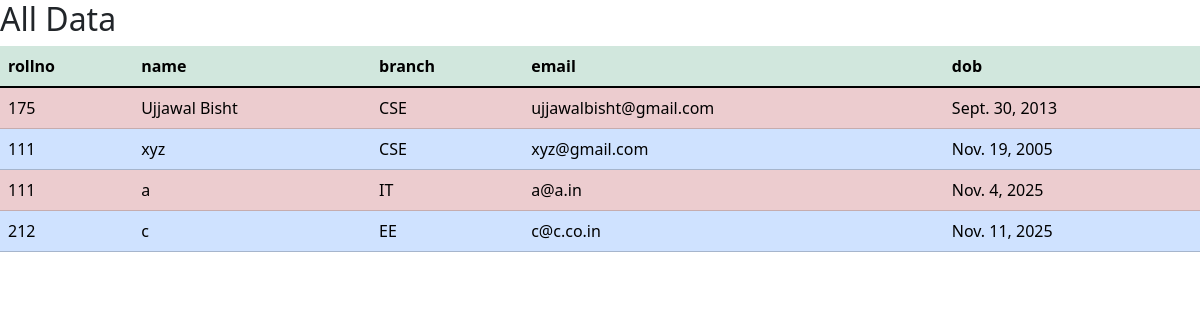
The page / on the database its author committed.
### users/models.py (models this page shows, shortened)
class Students(models.Model):
    branchChoice = [
    ('CSE', "COMPUTER SCIENCE ENGINEERING"),
    ('IT', "INFORMATION TECHNOLOGY"),
    ('EE', "ELECTRICAL ENGINEERING")
    ]
    rollno = models.CharField(max_length=10)
    name = models.CharField(max_length=25)
    branch = models.CharField(choices = branchChoice)
    email = models.EmailField()
    dob = models.DateField()

### users/views.py (the view)
# urls.py: path("", views.getalldata, name="viewalldata"),
def getalldata(request):
    data = Students.objects.all()
    return render(request, "viewall.html", {'data': data})

### templates/viewall.html (shortened to what this page needs)
<!DOCTYPE html>
<html lang="en">
<head>
    <link href="https://cdn.jsdelivr.net/npm/bootstrap@5.3.8/dist/css/bootstrap.min.css" rel="stylesheet">
</head>
<body>
    <h2>All Data</h2>
    <table class="table table-striped table-success">
        <thead>
            <tr>
                <th>rollno</th>
                <th>name</th>
                <th>branch</th>
                <th>email</th>
                <th>dob</th>
            </tr>
        </thead>
        <tbody class="table-group-divider">
            {% for i in data %}
                <tr class=
                {% if i.id|divisibleby:2 %}
                    "table-primary"
                {% else %}
                    "table-danger"
                {% endif %}
                >
                    <td>{{ i.rollno }}</td>
                    <td>{{ i.name }}</td>
                    <td>{{ i.branch }}</td>
                    <td>{{ i.email }}</td>
                    <td>{{ i.dob }}</td>
                </tr>
            {% endfor %}
        </tbody>
    </table>
</body>
</html>

### rows shown on the page
Students: rollno "175", name "Ujjawal Bisht", branch "CSE", email "ujjawalbisht@gmail.com", dob "Sept. 30, 2013"
Students: rollno "111", name "xyz", branch "CSE", email "xyz@gmail.com", dob "Nov. 19, 2005"
Students: rollno "111", name "a", branch "IT", email "a@a.in", dob "Nov. 4, 2025"
Students: rollno "212", name "c", branch "EE", email "c@c.co.in", dob "Nov. 11, 2025"
